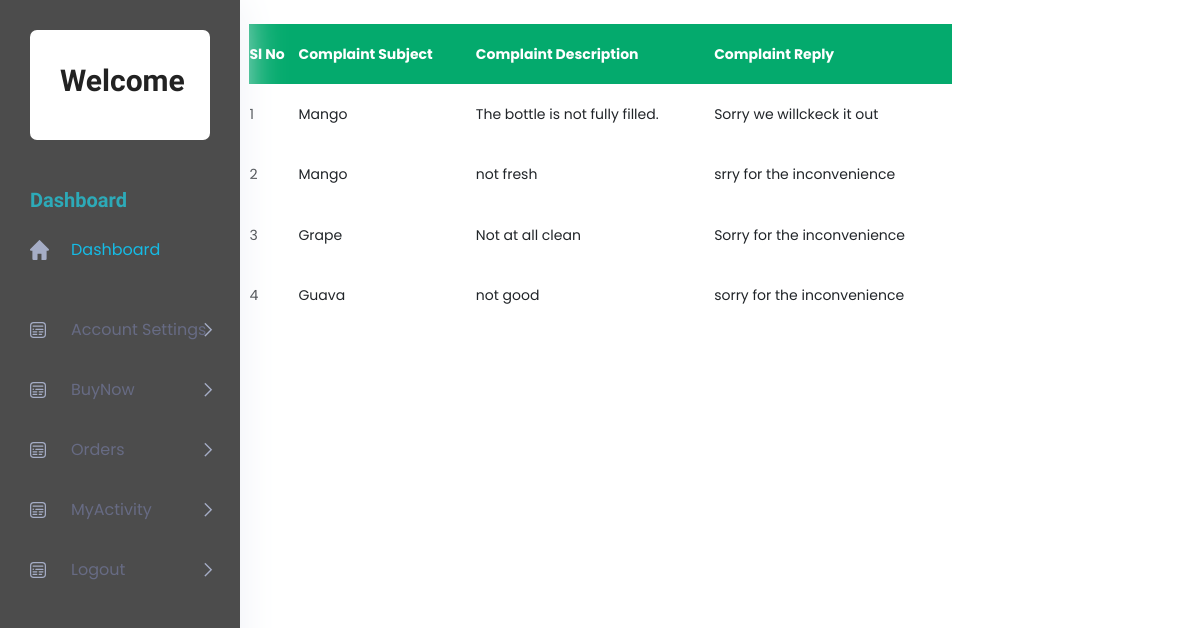
Before: /Project/Shop/PostedComplaint.php with the older database file.
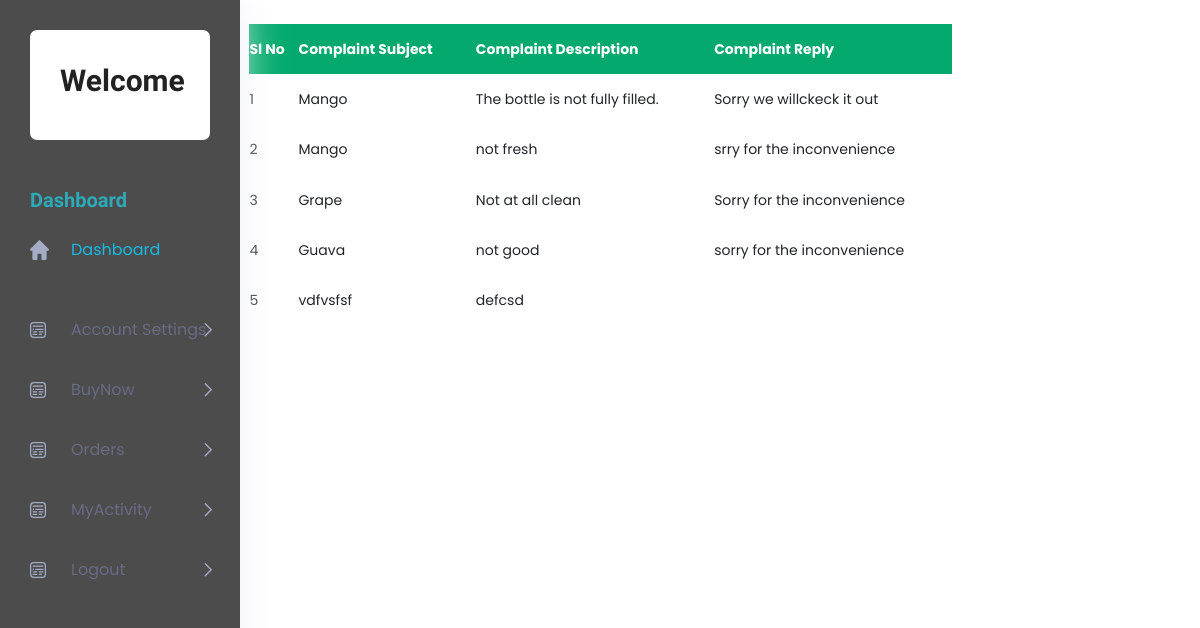
After: the same page with the newer database file.
### tables this page shows
CREATE TABLE `tbl_complaint` (
  `complaint_id` int(11) NOT NULL,
  `complaint_date` date NOT NULL DEFAULT current_timestamp(),
  `complaint_subject` varchar(500) NOT NULL,
  `complaint_details` varchar(200) NOT NULL,
  `complaint_status` int(11) NOT NULL DEFAULT 0,
  `complaint_reply` varchar(500) NOT NULL,
  `complaint_replydate` date NOT NULL DEFAULT current_timestamp(),
  `user_id` int(11) NOT NULL,
  `shop_id` int(11) NOT NULL,
  `product_id` int(11) NOT NULL DEFAULT 0
);

### Project/Shop/PostedComplaint.php (the view, shortened to what this page needs)
<?php
			include("../Assets/Connection/Connection.php");
?>
<!DOCTYPE html PUBLIC "-//W3C//DTD XHTML 1.0 Transitional//EN" "http://www.w3.org/TR/xhtml1/DTD/xhtml1-transitional.dtd">
<html xmlns="http://www.w3.org/1999/xhtml">
<head>
</head>
<body>
<p><a href="HomePage.php"> Home</a></p>
 <?php
include("Head.php");
?>
<form id="form1" name="form1" method="post" action="">
 <center> <table width="703" height="302" >
    <tr>
      <th width="45" scope="col">Sl No</th>
      <th width="163" scope="col">Complaint Subject</th>
      <th width="219" scope="col">Complaint Description</th>
       <th width="219" scope="col">Complaint Reply</th>
    </tr>
   <?php
	$selectQry="select * from tbl_complaint where shop_id='".$_SESSION["shopid"]."'";
	$row=$conn->query($selectQry);
	$i=0;
	while($data=$row->fetch_assoc())
	{
	$i++;
	?>
    <tr>
      <td><?php echo $i ?></td>
      <td><?php echo $data["complaint_subject"] ?></td>
      <td><?php echo $data["complaint_details"] ?></td>
       <td><?php echo $data["complaint_reply"] ?></td>
    </tr>
    <?php
	}
	?>
  </table>
  </center>
</form>
<?php
include("Foot.php");
?>
<p>&nbsp;</p>
</body>
</html>

Changed rows visible on the page:
added tbl_complaint: complaint_subject "vdfvsfsf", complaint_details "defcsd"
